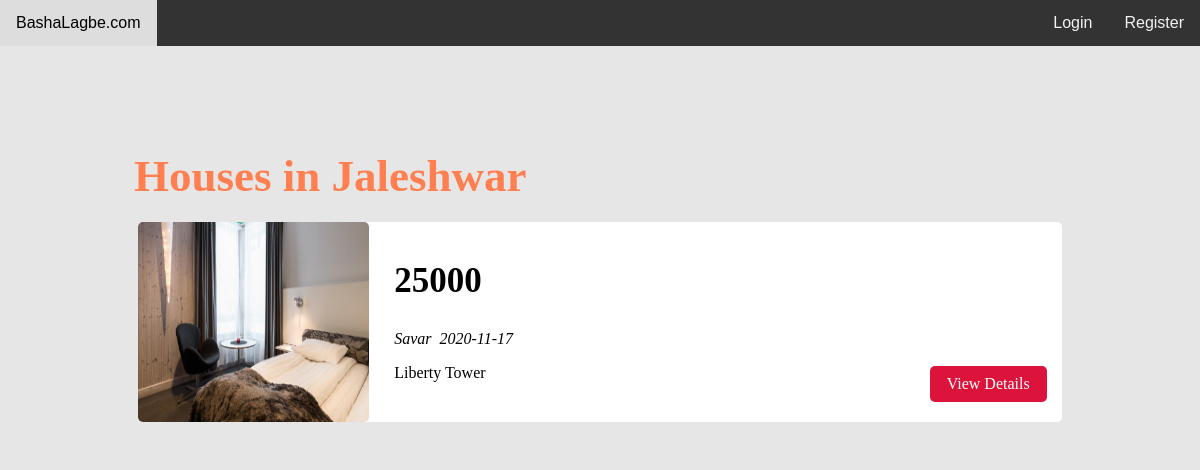
Screenshot of /area/jaleshwar.php with the database file from the repository.
### tables this page shows
CREATE TABLE `rent` (
  `rent_id` int(11) NOT NULL,
  `city` varchar(25) NOT NULL,
  `area` varchar(25) NOT NULL,
  `address` varchar(255) NOT NULL,
  `rent_fee` int(11) NOT NULL,
  `picture` varchar(255) NOT NULL,
  `rooms` int(11) NOT NULL,
  `kitchen` int(11) NOT NULL,
  `bathroom` int(11) NOT NULL,
  `user_id` int(11) NOT NULL,
  `date` date NOT NULL DEFAULT current_timestamp()
);

### area/jaleshwar.php (the view, shortened to what this page needs)
<html>
<head>
	<link rel="stylesheet" href="../index-style.css">
</head>
<body>
	<?php include("../header.php"); ?>
	<div class="page-wrapper">
        <?php
       echo "<div class='content clearfix'>";
        echo    "<div class='main-content'>";
        echo    "<h1 class='recent-post-title'>Houses in Jaleshwar</h1>";
			$connect = mysqli_connect("localhost", "root", "", "bashalagbe");
			$query = "SELECT * FROM rent
			WHERE area='jaleshwar'";
			$query_run = mysqli_query($connect, $query);
			while ($row = mysqli_fetch_array($query_run))
			{
				$postid = $row['rent_id'];
				echo "<div class='post'>";
				echo   "<img src='../images/" .$row['picture']. "' class='post-image'>";
				echo	"<div class='post-preview'>";
				echo		"<h2><a href='../rent.php?rentid= $postid'>" .$row['rent_fee']. "</a></h2>";
				echo		"<i class='far fa-user'> " .$row['city']. "</i>";
				echo		" <i class='far fa-calendar-alt'> " .$row['date']. "</i>";
				echo		"<p class='preview-text'>"
								.$row['address'].
							"</p>";
				echo		"<a href='../rent.php?rentid= $postid' class='btn read-more'>View
				Details</a>";
				echo	"</div>";
                echo "</div>";
			}
    echo "</div>";
   echo "</div>";
    ?>
</div>
</body>
</html>

### index-style.css (style rules this page uses)
* { box-sizing: border-box; }
html, body { height: 100%; margin: 0; padding: 0; background-color: #e6e6e6; font-family: 'Lora', serif; }
a { text-decoration: none; color: inherit; }
.clearfix::after { content: ''; display: block; clear: both; }
.page-wrapper { min-height: 100%; }
.content { width: 90%; margin: 30px auto 30px; }
.content .main-content { width: 95%; float: left; padding-left: 5%; margin-top: 5%; }
.content .main-content .post { width: 95%; height: 200px; margin: 20px auto; border-radius: 5px; background-color: white; position: relative; }
.content .main-content .post .post-image { width: 25%; height: 100%; float: left; border-radius: 5px; }
.content .main-content .post .post-preview { width: 75%; padding: 10px; float: right; padding-left: 25px; }
.content .main-content .post .post-preview h2 { font-size: 35px; }
.content .main-content .recent-post-title { margin: 20px; font-family: bell mt; font-size: 45px; color: coral; }
.content .main-content .post .read-more { position: absolute; bottom: 20px; right: 15px; }
.btn { padding: 0.5rem 1rem; background-color: crimson; border: 1px solid transparent; border-radius: 5px; color: white; transition: 0.5s all ease-out; float: right; }

### rows the page displays
rent: picture (picture), rent_fee "25000", city "Savar", date "2020-11-17", address "Liberty Tower"
